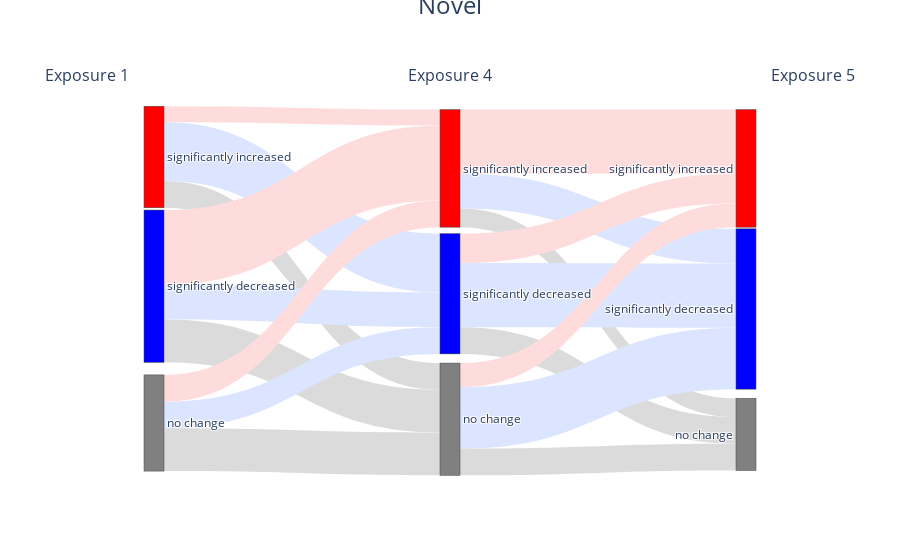

Notebook code for this chart:
### Code cell
names = ["significantly increased", "significantly decreased", "no change",           # First stage
                "significantly increased", "significantly decreased", "no change",  
                " significantly increased", " significantly decreased", " no change"]
targets = ["significantly increased", "significantly decreased", "no change",           # First stage
                "significantly increased", "significantly decreased", "no change",  
                " significantly increased", " significantly decreased", " no change",
                "significantly increased", "significantly decreased", "no change",           # First stage
                "significantly increased", "significantly decreased", "no change",  
                " significantly increased", " significantly decreased", " no change"]
color_dict = {'increased':'red','decreased':'blue','change':'grey'}
color_dict_links = {"increased":"#FFDCDC", 'decreased': "#DCE5FF", 'change':  "#DBDBDB"}
fig = go.Figure(data=[go.Sankey(
    node = dict(
        label = names,             # Third stage
        pad = 15,
        thickness = 20,
        color = [color_dict[x.split(' ')[-1]] for x in names],
         y = [0.15, 0.49, 0.85,     # First stage (A_1, B_1, C_1)
            0.18, 0.51, 0.84,     # Second stage (A_2, B_2, C_2) 
            0.18, 0.55, 0.88],    # Third stage (A_3, B_3, C_3)
       # x positions to space out stages
        x = [0.1, 0.1, 0.1,       # First stage
            0.5, 0.5, 0.5,       # Second stage
            0.9, 0.9, 0.9] 
    ),
    link = dict(
        # First stage to second stage
        source = [0, 0, 0,          # Math101 to Pass/Fail
                 1, 1, 1,
                 2, 2, 2,
                 3, 3, 3, 
                 4, 4, 4, 
                 5, 5, 5],          # Physics101 to Pass/Fail
        target = [3, 4, 5,          # to Pass Math/Fail Math
                 3, 4, 5,
                 3, 4, 5,
                 6, 7, 8,
                 6, 7, 8,
                 6, 7, 8],          # to Pass Physics/Fail Physics
        value = values,  
        color = [color_dict_links[x.split(' ')[-1]] for x in targets],
         
      
               # 70 pass physics, 30 fail
    )
)])
fig.update_layout(
    annotations=[
        # First group title
        dict(
            x=-0.05,  # x position (0 to 1)
            y=1.1,  # y position above the plot
            xref="paper",
            yref="paper",
            text="Exposure 1",
            showarrow=False,
            font=dict(size=16)
        ),
        # Second group title
        dict(
            x=0.5,
            y=1.1,
            xref="paper",
            yref="paper",
            text="Exposure 4",
            showarrow=False,
            font=dict(size=16)
        ),
        # Third group title
        dict(
            x=1.05,
            y=1.1,
            xref="paper",
            yref="paper",
            text="Exposure 5",
            showarrow=False,
            font=dict(size=16)
        ),
        dict(
            x=.5,
            y=1.3,
            xref="paper",
            yref="paper",
            text="Novel",
            showarrow=False,
            font=dict(size=24)
        )
    ],
    # Add more top margin to make room for labels
    margin=dict(t=100)
)

fig.show()

### Figure 1 — Plotly figure (JSON) as saved in the notebook; plotly's stock layout.template omitted (floating-point values rounded to 4 significant figures)
{"data": [{"link": {"color": ["#FFDCDC", "#DCE5FF", "#DBDBDB", "#FFDCDC", "#DCE5FF", "#DBDBDB", "#FFDCDC", "#DCE5FF", "#DBDBDB", "#FFDCDC", "#DCE5FF", "#DBDBDB", "#FFDCDC", "#DCE5FF", "#DBDBDB", "#FFDCDC", "#DCE5FF", "#DBDBDB"], "source": [0, 0, 0, 1, 1, 1, 2, 2, 2, 3, 3, 3, 4, 4, 4, 5, 5, 5], "target": [3, 4, 5, 3, 4, 5, 3, 4, 5, 6, 7, 8, 6, 7, 8, 6, 7, 8], "value": [6, 22, 10, 28, 13, 16, 10, 10, 16, 24, 13, 7, 11, 24, 10, 9, 23, 10]}, "node": {"color": ["red", "blue", "grey", "red", "blue", "grey", "red", "blue", "grey"], "label": ["significantly increased", "significantly decreased", "no change", "significantly increased", "significantly decreased", "no change", " significantly increased", " significantly decreased", " no change"], "pad": 15, "thickness": 20, "x": [0.1, 0.1, 0.1, 0.5, 0.5, 0.5, 0.9, 0.9, 0.9], "y": [0.15, 0.49, 0.85, 0.18, 0.51, 0.84, 0.18, 0.55, 0.88]}, "type": "sankey"}], "layout": {"annotations": [{"font": {"size": 16}, "showarrow": false, "text": "Exposure 1", "x": -0.05, "xref": "paper", "y": 1.1, "yref": "paper"}, {"font": {"size": 16}, "showarrow": false, "text": "Exposure 4", "x": 0.5, "xref": "paper", "y": 1.1, "yref": "paper"}, {"font": {"size": 16}, "showarrow": false, "text": "Exposure 5", "x": 1.05, "xref": "paper", "y": 1.1, "yref": "paper"}, {"font": {"size": 24}, "showarrow": false, "text": "Novel", "x": 0.5, "xref": "paper", "y": 1.3, "yref": "paper"}], "margin": {"t": 100}}}
